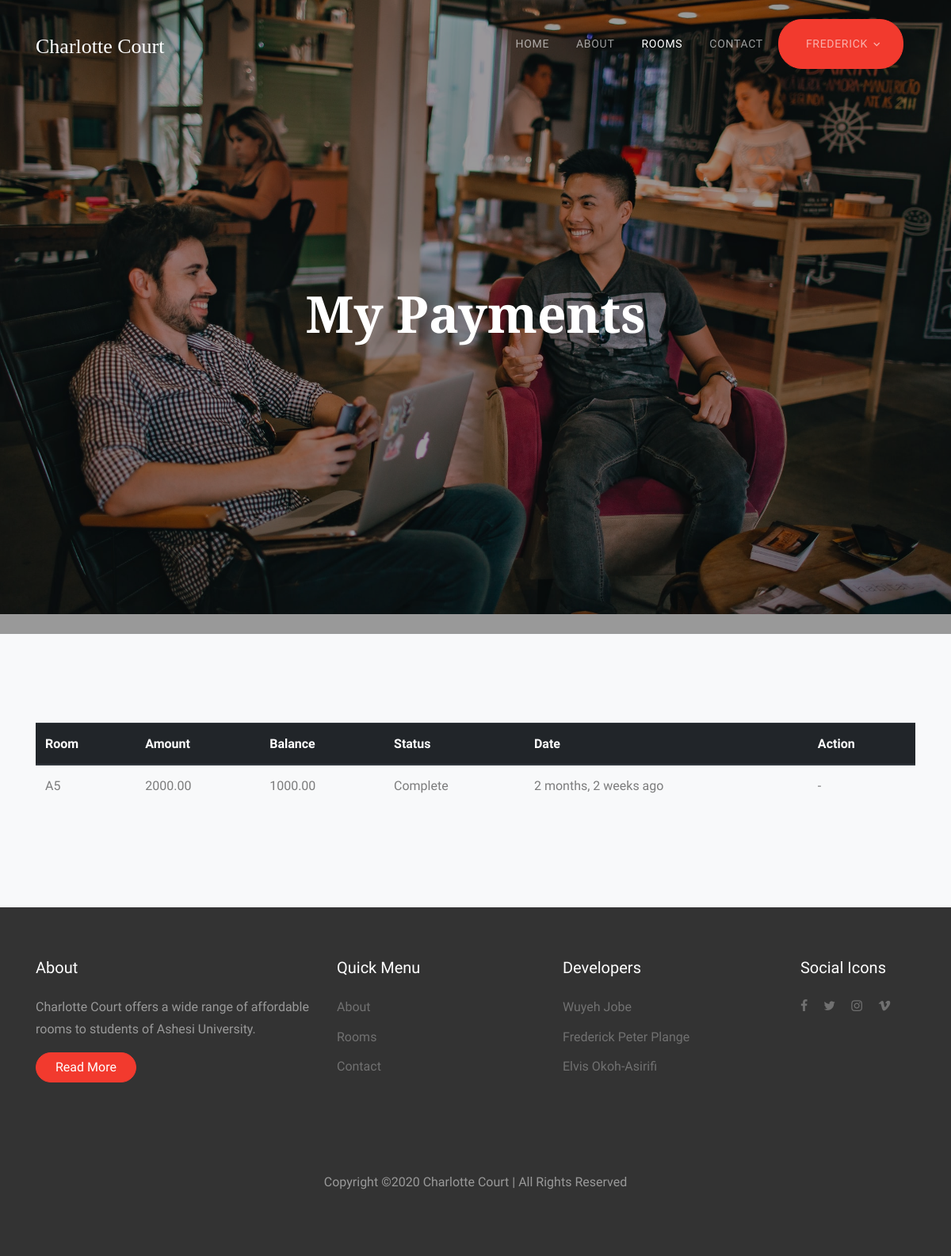
The page /hostel/payments (signed in) on the database as committed earlier.
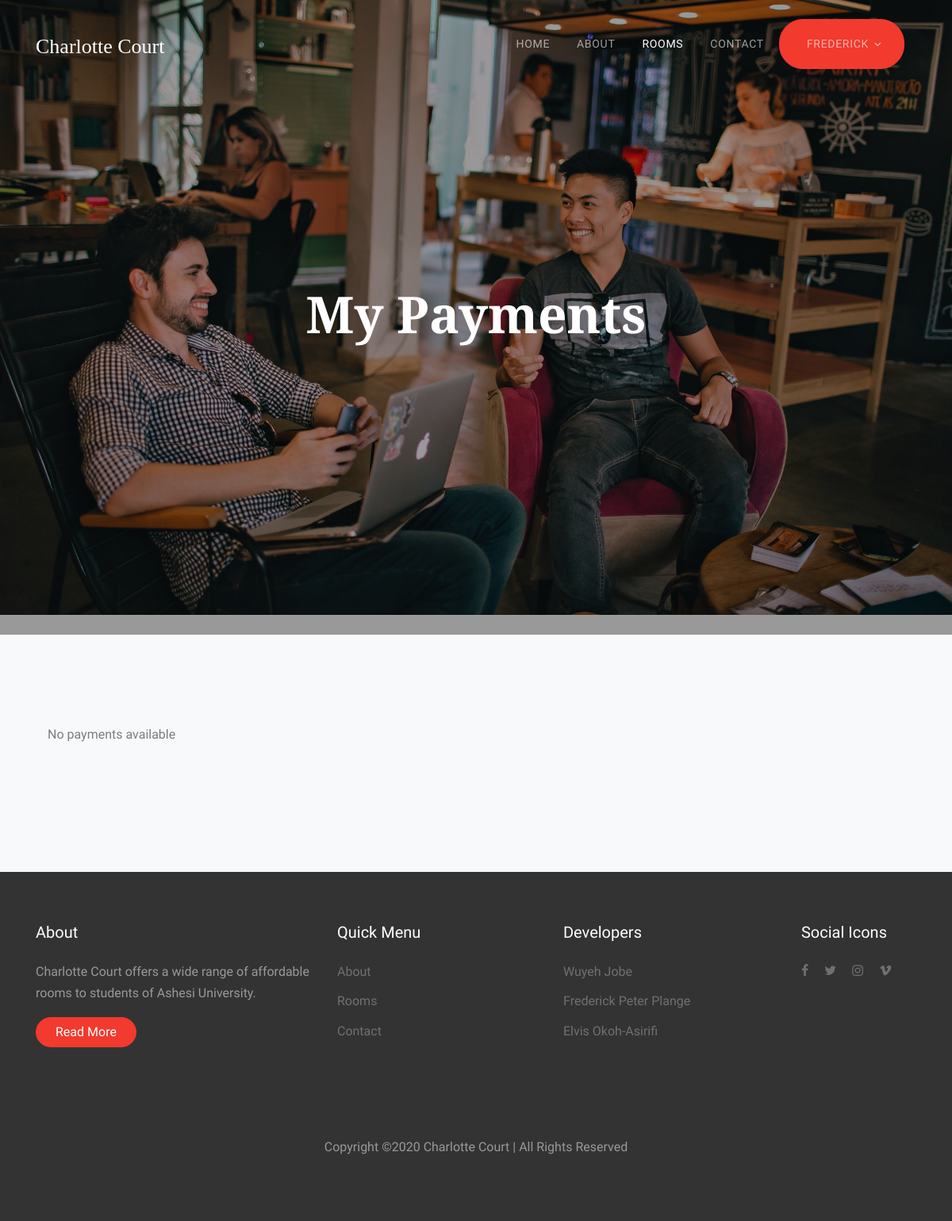
The same page on the database as committed later.
### hostel/models.py (models this page shows)
class Payment(models.Model):
    user = models.ForeignKey(User, related_name='payments', on_delete=models.CASCADE)
    room = models.ForeignKey(Room, related_name='payments', on_delete=models.CASCADE)
    reservation = models.ForeignKey(Reservation, related_name='payments', on_delete=models.CASCADE)
    status = models.CharField(max_length=50, default='Pending')
    amount = models.DecimalField(max_digits=7, decimal_places=2)
    balance = models.DecimalField(max_digits=7, decimal_places=2, default=0.00)
    date_time = models.DateTimeField(auto_now_add=True)
    class Meta:
        ordering = ["date_time"]

class Room(models.Model):
    room_type = models.ForeignKey(Room_Type, related_name='rooms', on_delete=models.CASCADE)
    name = models.CharField(max_length=50, help_text='Name must be a maximum of 50 characters', unique=True)
    num_of_people = models.PositiveSmallIntegerField(default=0)
    status = models.CharField(max_length=30, default='Available') #full or available
    class Meta:
        ordering = ["name"]
    def __str__(self):
        return self.name

### hostel/views.py (the view)
# urls.py: path('payments', views.PaymentsView.as_view(), name='my-payments'),
class PaymentsView(ListView):
    model = Payment
    context_object_name = 'payments'
    template_name = 'payments.html'
    paginate_by = 7
    def get_queryset(self):
        queryset = Payment.objects.filter(user=self.request.user).order_by('-date_time')
        return queryset

### templates/payments.html
{% extends 'master.html' %}
{% load humanize %}
{% block rooms_active_class %}class="active"{% endblock %}
{% block intro %}
<div class="site-blocks-cover overlay" style="background-image: url(/static/images/hero_1.jpg)" data-aos="fade" data-stellar-background-ratio="0.5">
    <div class="container">
      <div class="row align-items-center justify-content-center">
        <div class="col-md-7 text-center" data-aos="fade">
          <h1 class="mb-2">My Payments</h1>
        </div>
      </div>
    </div>
  </div>
{% endblock %}
{% block body %}
<div class="site-section bg-light">
    <div class="container">
        {% if payments %}
        <div class="table-responsive-sm">
            <table class="table">
                <thead class="thead-dark">
                    <tr>
                    <th>Room</th>
                    <th>Amount</th>
                    <th>Balance</th>
                    <th>Status</th>
                    <th>Date</th>
                    <th>Action</th>
                </tr>
                </thead>
                <tbody>
            {% for payment in payments %}
                    <tr>
                        <td>{{ payment.room }}</td>
                        <td>{{ payment.amount }}</td>
                        <td>{{ payment.balance }}</td>
                        <td>{{ payment.status }}</td>
                        <td>{{ payment.date_time|naturaltime }}</td>
                        {% if payment.status == 'Pending'%}
                            <td><button class="btn btn-danger">Make Payment</button></td>
                        {% elif payment.status == 'Incomplete'%}
                            <td><button class="btn btn-danger">Update Payment</button></td>
                        {% else %}
                            <td>-</td>
                        {% endif %}
                    </tr>
            {% endfor %}
            </tbody>
            </table>
            </div>
        {% else %}
        <div class="col-md-6 col-lg-3 mb-5">
            <p>No payments available</p>
        </div>
        {% endif %}
    </div>
  </div>
{% endblock %}

### templates/master.html (shortened to what this page needs)
{% load static %}<!DOCTYPE html>
<html lang="en">
  <head>
    <link rel="stylesheet" href="{% static 'fonts/icomoon/style.css' %}">
    <link rel="stylesheet" href="{% static 'css/bootstrap.min.css' %}">
    <link rel="stylesheet" href="{% static 'css/magnific-popup.css' %}">
    <link rel="stylesheet" href="{% static 'css/jquery-ui.css' %}">
    <link rel="stylesheet" href="{% static 'css/owl.carousel.min.css' %}">
    <link rel="stylesheet" href="{% static 'css/owl.theme.default.min.css' %}">
    <link rel="stylesheet" href="{% static 'css/bootstrap-datepicker.css' %}">
    <link rel="stylesheet" href="{% static 'css/animate.css' %}">
    <link rel="stylesheet" href="https://cdn.jsdelivr.net/npm/mediaelement@4.2.7/build/mediaelementplayer.min.css">
    <link rel="stylesheet" href="{% static 'fonts/flaticon/font/flaticon.css' %}">
    <link rel="stylesheet" href="{% static 'css/aos.css' %}">
    <link rel="stylesheet" href="{% static 'css/style.css' %}">
    <link rel="stylesheet" href="https://stackpath.bootstrapcdn.com/font-awesome/4.7.0/css/font-awesome.min.css">
  </head>
  <body>
  <div class="site-wrap">
    <div class="site-navbar-wrap js-site-navbar bg-white">
      <div class="container">
        <div class="site-navbar bg-light">
          <div class="py-1">
            <div class="row align-items-center">
              <div class="col-4">
                <h2 class="mb-0 site-logo"><a href="{% url 'index' %}">Charlotte Court</a></h2>
              </div>
              <div class="col-8">
                <nav class="site-navigation text-right" role="navigation">
                  <div class="container">
                    <ul class="site-menu js-clone-nav d-none d-lg-block">
                      <li {% block home_active_class %}{% endblock%} >
                        <a href="{% url 'index' %}">Home</a>
                      </li>
                      <li {% block about_active_class %}{% endblock %} ><a href="{% url 'about' %}">About</a></li>
                      <li {% block rooms_active_class %}{% endblock %} ><a href="{% url 'rooms' %}">Rooms</a></li>
                      <li {% block contact_active_class %}{% endblock %} ><a href="{% url 'contact' %}">Contact</a></li>
                      {% if user.is_authenticated %}
                      <li class="has-children btn btn-primary pill text-white px-4">
                        <a href="#">{% firstof user.get_short_name user.get_username %}</a>
                      </li>
                      {% else %}
                      <li class="btn btn-primary pill text-white px-4"><a href="{% url 'accounts:login' %}">Login</a></li>
                      {% endif %}
                    </ul>
                  </div>
                </nav>
              </div>
            </div>
          </div>
        </div>
      </div>
    </div>
    {% block intro %}
    {% endblock %}
    {% block body %}
    {% endblock %}
    <footer class="site-footer">
      <div class="container">
        <div class="row">
          <div class="col-md-4">
            <h3 class="footer-heading mb-4 text-white">About</h3>
            <p>Charlotte Court offers a wide range of affordable rooms to students of Ashesi University.</p>
            <p><a href="{% url 'about'%}" class="btn btn-primary pill text-white px-4">Read More</a></p>
          </div>
          <div class="col-md-6">
            <div class="row">
              <div class="col-md-6">
                <h3 class="footer-heading mb-4 text-white">Quick Menu</h3>
                  <ul class="list-unstyled">
                    <li><a href="{% url 'about'%}">About</a></li>
                    <li><a href="{% url 'rooms'%}">Rooms</a></li>
                    <li><a href="{% url 'contact' %}">Contact</a></li>
                  </ul>
              </div>
              <div class="col-md-6">
                <h3 class="footer-heading mb-4 text-white">Developers</h3>
                  <ul class="list-unstyled">
                    <li><a href="#">Wuyeh Jobe</a></li>
                    <li><a href="#">Frederick Peter Plange</a></li>
                    <li><a href="#">Elvis Okoh-Asirifi</a></li>
                  </ul>
              </div>
            </div>
          </div>
          <div class="col-md-2">
            <div class="col-md-12"><h3 class="footer-heading mb-4 text-white">Social Icons</h3></div>
              <div class="col-md-12">
                <p>
                  <a href="#" class="pb-2 pr-2 pl-0"><span class="icon-facebook"></span></a>
                  <a href="#" class="p-2"><span class="icon-twitter"></span></a>
                  <a href="#" class="p-2"><span class="icon-instagram"></span></a>
                  <a href="#" class="p-2"><span class="icon-vimeo"></span></a>
                </p>
              </div>
          </div>
        </div>
        <div class="row pt-5 mt-5 text-center">
          <div class="col-md-12">
            <p>
            Copyright &copy;<script>document.write(new Date().getFullYear());</script> Charlotte Court | All Rights Reserved
            </p>
          </div>
        </div>
      </div>
    </footer>
  </div>
  </body>
</html>

### static/css/style.css (style rules this page uses)
body { line-height: 1.7; color: rgba(0, 0, 0, 0.5); font-weight: 400; font-size: 1rem; font-family: "Work Sans", -apple-system, BlinkMacSystemFont, "Segoe UI", Roboto, "Helvetica Neue", Arial, sans-serif, "Apple Color Emoji", "Segoe UI Emoji", "Segoe UI Symbol", "Noto Color Emoji"; }
h1, h2, h3, h4, h5, .h1, .h2, .h3, .h4, .h5 { color: #000; }
a { -webkit-transition: .3s all ease; -o-transition: .3s all ease; transition: .3s all ease; }
.site-wrap:before { -webkit-transition: .3s all ease-in-out; -o-transition: .3s all ease-in-out; transition: .3s all ease-in-out; background: rgba(0, 0, 0, 0.6); content: ""; position: absolute; z-index: 2000; top: 0; left: 0; right: 0; bottom: 0; opacity: 0; visibility: hidden; }
.btn { position: relative; top: 0; }
.btn.pill { border-radius: 30px !important; }
.site-section { padding: 3em 0; }
@media (min-width: 768px) { .site-section { padding: 7em 0; } }
.site-footer { padding: 4em 0; background-size: cover; background-position: center center; background-repeat: no-repeat; color: rgba(255, 255, 255, 0.5); position: relative; }
.site-footer:before { position: absolute; content: ""; background: rgba(0, 0, 0, 0.8); top: 0; left: 0; right: 0; bottom: 0; }
.site-footer .footer-heading { font-size: 20px; }
.site-footer a { color: rgba(255, 255, 255, 0.3); }
.site-footer ul li { margin-bottom: 10px; }
.site-navbar-top, .site-navbar { border-bottom: 1px solid rgba(0, 0, 0, 0.1); }
.site-navbar { margin-bottom: 0px; width: 100%; border-bottom: none; background: transparent !important; }
.site-navbar .site-logo { font-weight: 200; font-family: "Playfair Display"; }
.site-navbar .site-logo a { font-weight: 200; font-size: 26px; }
.site-navbar .site-navigation .site-menu { margin-bottom: 0; }
.site-navbar .site-navigation .site-menu a { text-decoration: none !important; display: inline-block; }
.site-navbar .site-navigation .site-menu > li { display: inline-block; padding: 10px 5px; }
.site-navbar .site-navigation .site-menu > li > a { padding: 10px 10px; text-transform: uppercase; letter-spacing: .05em; color: rgba(0, 0, 0, 0.6); font-size: 14px !important; text-decoration: none !important; }
.site-navbar .site-navigation .site-menu > li.active > a { color: #fff !important; }
.site-navbar .site-navigation .site-menu .has-children { position: relative; }
.site-navbar .site-navigation .site-menu .has-children > a { position: relative; padding-right: 20px; }
.site-navbar .site-navigation .site-menu .has-children > a:before { position: absolute; content: "\e313"; font-size: 16px; top: 50%; right: 0; -webkit-transform: translateY(-50%); -ms-transform: translateY(-50%); transform: translateY(-50%); font-family: 'icomoon'; }
.site-navbar .site-navigation .site-menu .has-children a { text-transform: uppercase; }
.site-navbar-wrap { background: transparent !important; position: fixed; z-index: 99; width: 100%; padding: 20px 0; margin-bottom: 113px; left: 0; -webkit-transition: .3s all ease; -o-transition: .3s all ease; transition: .3s all ease; }
.site-navbar-wrap .site-navbar .site-logo a { color: #fff; }
.site-navbar-wrap .site-navbar .site-navigation .site-menu > li > a { color: rgba(255, 255, 255, 0.6); font-size: 15px; }
.site-mobile-menu .site-nav-wrap { padding: 0; margin: 0; list-style: none; position: relative; }
.site-mobile-menu .site-nav-wrap a { padding: 10px 20px; display: block; position: relative; color: #212529; }
.site-mobile-menu .site-nav-wrap li { position: relative; display: block; }
.site-mobile-menu .site-nav-wrap li.active > a { color: #f23a2e; }
.site-mobile-menu .site-nav-wrap > li { display: block; position: relative; float: left; width: 100%; }
.site-mobile-menu .site-nav-wrap > li > a { padding-left: 20px; font-size: 20px; }
.site-blocks-cover { background-size: cover; background-repeat: no-repeat; background-position: center center; }
.site-blocks-cover.overlay { position: relative; }
.site-blocks-cover.overlay:before { position: absolute; content: ""; left: 0; bottom: 0; right: 0; top: 0; background: rgba(0, 0, 0, 0.4); }
.site-blocks-cover, .site-blocks-cover .row { min-height: 600px; height: calc(100vh); }
.site-blocks-cover h1 { color: #fff; font-size: 3rem; font-family: "Playfair Display"; }
@media (min-width: 768px) { .site-blocks-cover h1 { font-size: 4rem; font-weight: 900; line-height: 1.2; } }

Rows that differ between the two databases and show on the page:
removed Payment: room "A5", amount "2000.00", balance "1000.00", status "Complete", date_time "2 months, 2 weeks ago"
Other text that changed with them:
text no longer shown: "Room Amount Balance Status Date Action"
text now shown: "No payments available"
